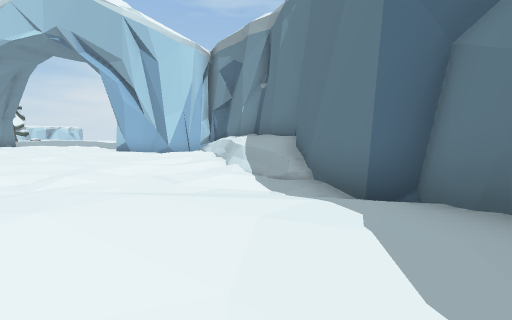
[1] (above)

18 first-person views from a walk through a Unity game level. The camera is 1.3 m above the floor, tilts 6° down and sees 90° across. The floor is counted in squares, 2 m on a side. Each view is taken from the middle of a square. On the plan, view 1 faces up. The plan holds only what a view shows up to about 9 squares ahead; the rest is blank. The place goes on beyond the plan. The player character is not drawn. Some surface patterns are stand-ins.

[2]
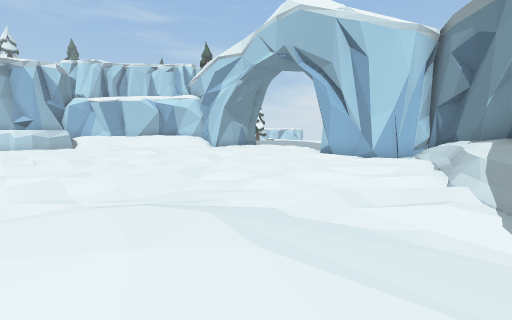

[3]
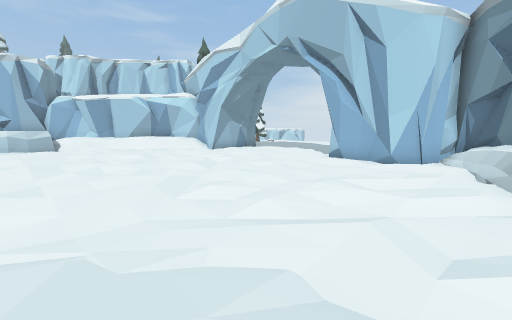

[4]
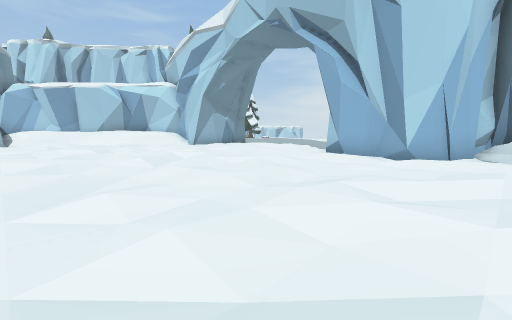

[5]
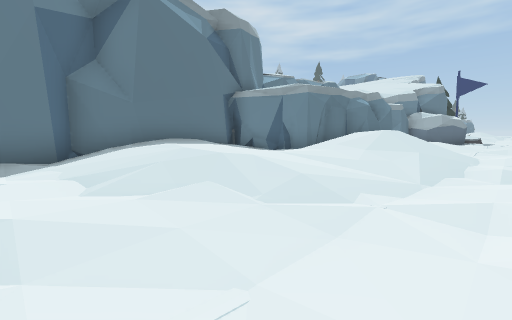

[6]
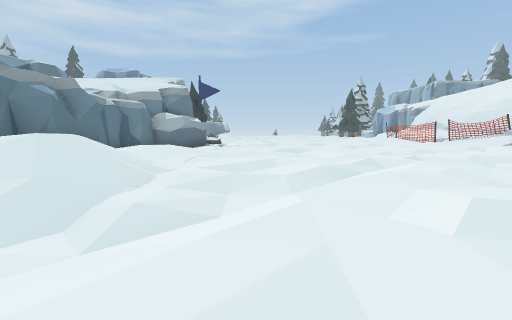

[7]
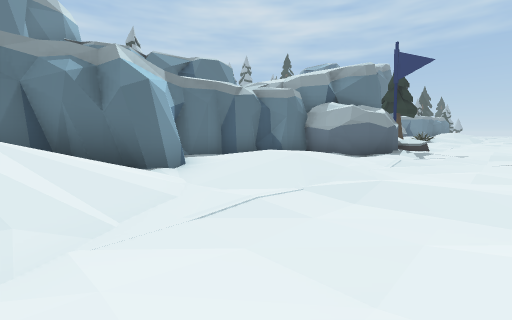

[8]
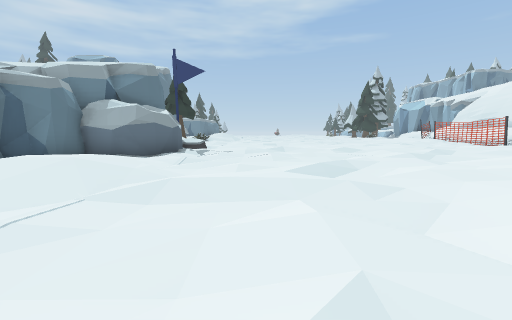

[9]
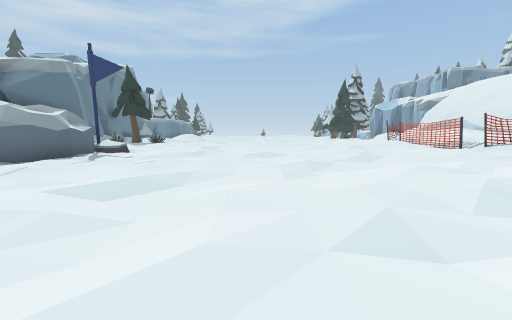

[10]
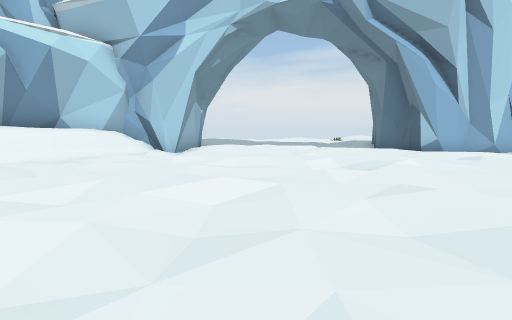

[11]
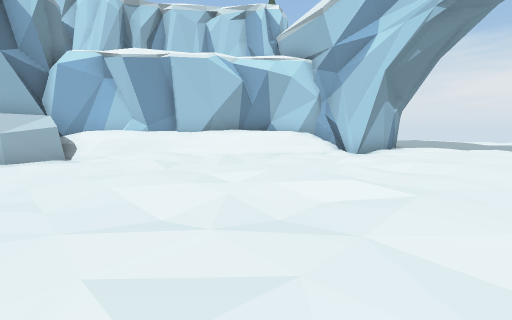

[12]
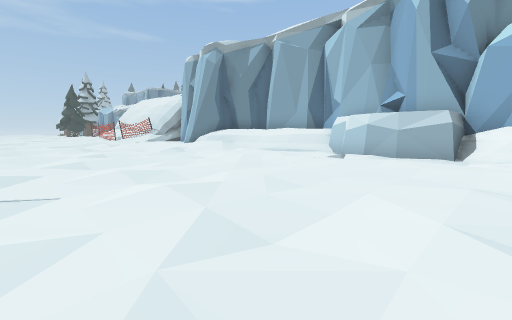

[13]
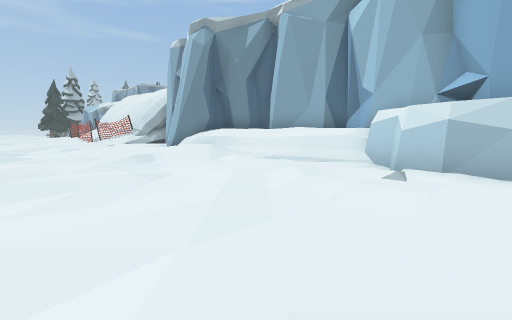

[14]
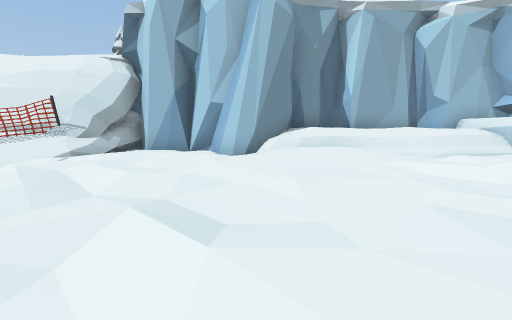

[15]
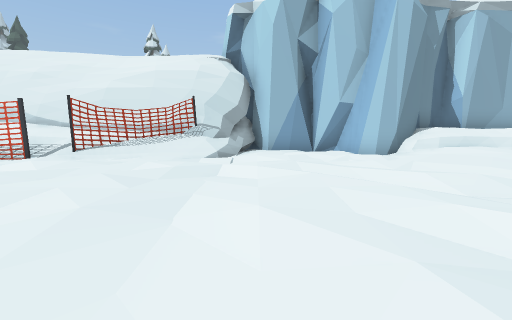

[16]
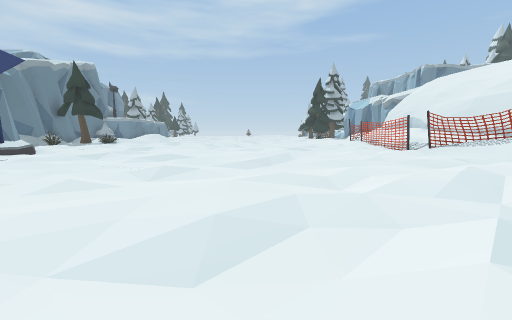

[17]
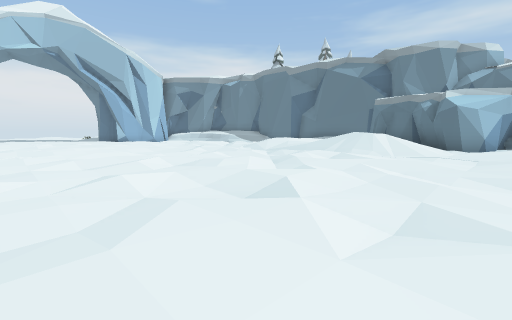

[18]
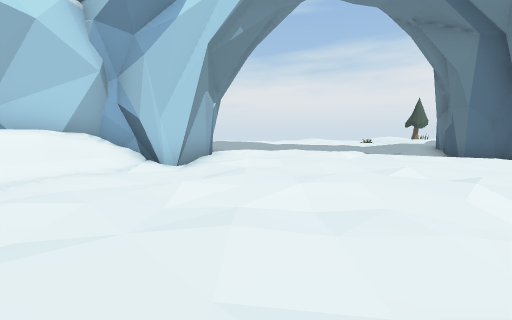

### Floor plan
Key: @ floor where view 1 was taken; # wall or solid block; . main floor; : floor 0.25 m higher than the main floor; + floor 0.5 m higher than the main floor; * floor 0.75 m higher than the main floor; % floor 1 m higher than the main floor; & floor 1.25 m higher than the main floor; $ floor 1.5 m higher than the main floor; / step, stairs or slope; = window, fence, low wall or low ledge; O other object.
Columns run from 22 left of view 1 to 2 right of it. Each row starts with its distance up from view 1.
 14        #:.:....#
 13        #:.::.::##
 12       ##::::::.:######
 11      ##....:::.:::.:=#
 10     ###..:::.:.......##
  9     #=..:::::...:...:=#
  8    ##:...:...::::..::=#
  7    #:.:.:..:::.:.:...:##
  6    #:...::...::.::.:..=#
  5    #::......:::..:..../#
  4    #.:.....::..::....:.##
  3   ##.:.....:.......:::::#
  2   ##.:......:...:..+****#
  1  ##.::...:.::......+****#
  0 ##=.:......:.::.:..++ @*#
 -1 #$=.::...:..:::.:./+++ +#
 -2 ##=.::...:..:....://%:::#
 -3   =...::::..::::::/&&####
 -4  #=+::...:...:.:.:///#
 -5  #=+::.:...:.:.:.../+#
 -6  ##+::..:::::.......###
 -7   #::::..:..::.:::::::#
 -8  ##::::.:.::::..:.:++:#
 -9  #:::::.::::.:.:...++:#
-10  #::::.::.:..:..:..::##
-11  #:::::::..::.......:#
-12  ##=.:.::...:......###
-13   #/.::::.:.......:#
-14   #O:::.:.::.::....#
-15   #O.:..: ::::. ...

Where each view was taken, in squares from view 1:
view 1: 0 up, 0 right, facing up
view 2: 1 up, 0 right, facing up-left
view 3: 2 up, 1 left, facing up-left
view 4: 4 up, 2 left, facing up-left
view 5: 4 up, 5 left, facing down-right
view 6: 1 up, 6 left, facing down
view 7: 4 down, 6 left, facing down-right
view 8: 4 down, 6 left, facing down
view 9: 5 down, 9 left, facing down
view 10: 3 up, 12 left, facing up
view 11: 3 up, 11 left, facing up-left
view 12: 5 up, 12 left, facing down-left
view 13: 3 up, 14 left, facing down-left
view 14: 7 down, 12 left, facing left
view 15: 11 down, 12 left, facing left
view 16: 6 down, 12 left, facing down
view 17: 7 down, 12 left, facing up-right
view 18: 6 up, 13 left, facing up
